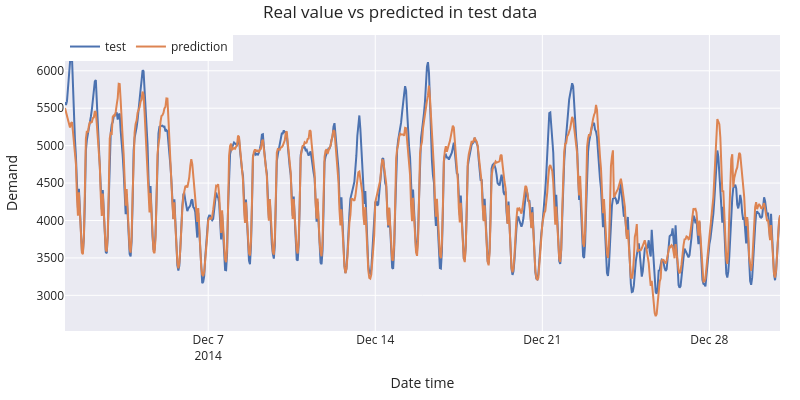

Here is the notebook cell this chart was saved with:
### Code cell
# Plot predictions vs real value
# ======================================================================================
fig = go.Figure()
trace1 = go.Scatter(x=data_test.index, y=data_test['Demand'], name="test", mode="lines")
trace2 = go.Scatter(x=backtest_predictions.index, y=backtest_predictions['pred'], name="prediction", mode="lines")
fig.add_trace(trace1)
fig.add_trace(trace2)
fig.update_layout(
    title="Real value vs predicted in test data",
    xaxis_title="Date time",
    yaxis_title="Demand",
    width=800,
    height=400,
    margin=dict(l=20, r=20, t=35, b=20),
    legend=dict(orientation="h", yanchor="top", y=1.01, xanchor="left", x=0)
)
fig.show()

### Figure 1 — Plotly figure (JSON) as saved in the notebook; plotly's stock layout.template omitted (floating-point values rounded to 4 significant figures; data arrays with more than 128 entries replaced by an {"elided": "..."} marker saying what was removed)
{"data": [{"mode": "lines", "name": "test", "type": "scatter", "x": {"elided": "720 str values"}, "y": {"elided": "720 float values"}}, {"mode": "lines", "name": "prediction", "type": "scatter", "x": {"elided": "720 str values"}, "y": {"elided": "720 float values"}}], "layout": {"height": 400, "legend": {"orientation": "h", "x": 0, "xanchor": "left", "y": 1.01, "yanchor": "top"}, "margin": {"b": 20, "l": 20, "r": 20, "t": 35}, "title": {"text": "Real value vs predicted in test data"}, "width": 800, "xaxis": {"title": {"text": "Date time"}}, "yaxis": {"title": {"text": "Demand"}}}}
